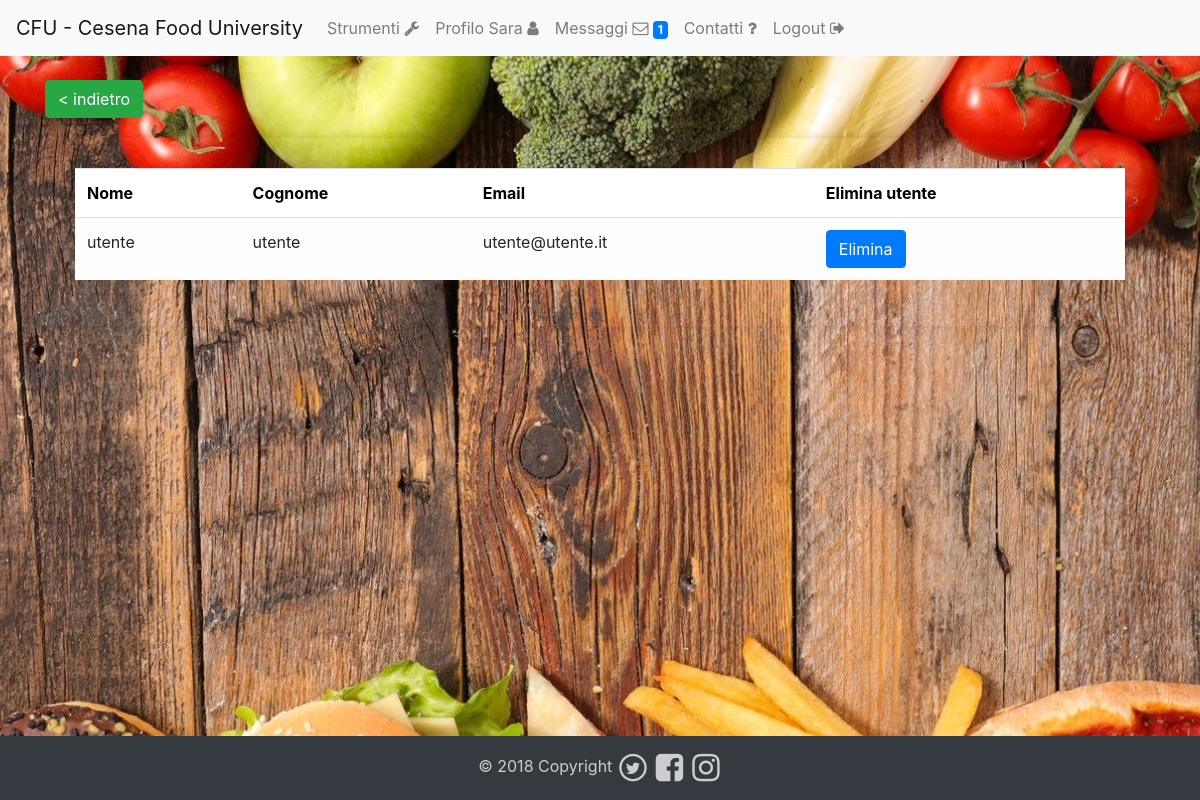
Screenshot of /codice/php/elencoutenti.php (signed in) with the database file from the repository.
### tables this page shows
CREATE TABLE `persona` (
  `nome` varchar(20) NOT NULL,
  `cognome` varchar(20) NOT NULL,
  `email` varchar(40) NOT NULL,
  `id_ristorante` int(11) DEFAULT NULL,
  `password` varchar(60) NOT NULL,
  `privilegi` int(11) NOT NULL,
  `cellulare` char(10) NOT NULL
);

### codice/php/elencoutenti.php (the view, shortened to what this page needs)
<!DOCTYPE html>
<html lang="it" dir="ltr">
<head>
  <link rel="stylesheet" href="https://cdnjs.cloudflare.com/ajax/libs/font-awesome/4.7.0/css/font-awesome.min.css">
  <link rel="stylesheet" href="./../css/bootstrap.min.css">
  <link href="./../css/full.css" rel="stylesheet">
  <link href="./../css/menubar.css" rel="stylesheet">
  <link href="./../css/approvazione.css" rel="stylesheet">
  <link href="./../css/navigation.css" rel="stylesheet">
  <link href="./../css/footer.css" rel="stylesheet">
  <link href="./../css/tableutenti.css" rel="stylesheet">
</head>
<body>
  <?php include 'menu.php'; ?>
<div class="container transparent">
  <br/>
  <a href="homeadmin.php" class="btn btn-success">< indietro</a>
  <div class="card card-sm center-msg-box mobile" style="background-color: rgba(0,0,0,0); box-shadow: rgba(0,0,0,0); border: 0px;">
  <?php
  $servername = "localhost";
  $username = "root";
  $password = "";
  $dbname = "cfu";
  $conn = new mysqli($servername, $username, $password, $dbname);
  $result = mysqli_query($conn,"SELECT nome, cognome, email FROM persona WHERE privilegi ='0'");
  echo "<table class='table table-light table-hover'>
  <tr>
  <th>Nome</th>
  <th>Cognome</th>
  <th>Email</th>
  <th>Elimina utente</th>
  </tr>";
  while($row = mysqli_fetch_array($result))
  {
    if($row['email'] != "not_logged_in"){
    echo ' <tr>
    <td> '. $row['nome'] .' </td>
    <td> '. $row['cognome'] .' </td>
    <td> '. $row['email'] .' </td>
    <td>
    <form action="#" method="POST">
    <input type="submit" class= "btn btn-primary name="delete" value="Elimina" />
    <input type="hidden" name = "delete" value="'.$row["email"].'">
    </td>
    </form></tr>';
  }}
  echo "</table>";
  ?>
</div>
</div>
  <?php include 'footer.php'; ?>
</body>

### codice/css/full.css (style rules this page uses)
body { background: url('./../resources/bg.jpg') no-repeat center center fixed; -webkit-background-size: cover; -moz-background-size: cover; background-size: cover; -o-background-size: cover; }
.center-msg-box { padding:30px; margin: 20px auto; border-radius: 10px; -webkit-border-radius:10px; -moz-border-radius: 10px; box-shadow: 0px 0px 10px rgba(0, 0, 0, 0.13); -moz-box-shadow: 0px 0px 10px rgba(0, 0, 0, 0.13); -webkit-box-shadow: 0px 0px 10px rgba(0, 0, 0, 0.13); background-color: rgba(0, 0, 0, 0.7); }

### codice/css/footer.css (style rules this page uses)
body { padding-bottom: 120px; }

### codice/css/tableutenti.css (style rules this page uses)
table { max-width: 90%; border-collapse: collapse; }
tr:nth-of-type(odd) { background: rgba(255,255,255,40%); }
th { background: rgba(255,255,255,40%); color: black; font-weight: bold; }
td, th { padding: 6px; text-align: left; }

### rows the page displays
persona: nome "utente", cognome "utente", email "utente@utente.it"

### other values shown
$_SESSION["nome"] "Sara"
$_SESSION["unread"] "1"
